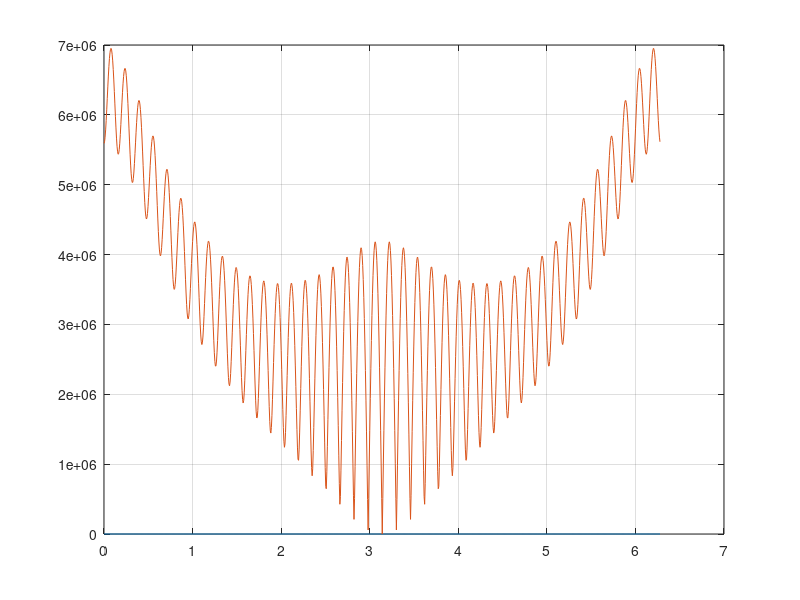

Reproduce this figure in MATLAB.
clc, clear, close all
% esquerda (|z| < r1)
% direita (|z| > r1) 
% bilateral (r1 < |z| < r2
% - exterior define a parte esquerda
% - interior define a parte direita
%% Problema 1 
den=conv(conv([1 1/2],[1 -1/2 1/4]),[1 -2]);
num=[6 -11/2 -3/4 -1/8];
abs(roots(den))
%% a)
% Numero de ROCs distintas é sempre N+1
hold on
zplane(num,den)
axis equal
w=linspace(0,2*pi,100);
x1=cos(w)/2;y1=sin(w)/2;
x2=2*cos(w);y2=2*sin(w);
plot(x1,y1,'r--',x2,y2,'r--')
xlim([-3 3])
ylim([-3 3])
hold off
%% c)
[R,P,K]=residuez(num,den);
%% d)
%notar que K tem dois valores. Logo:
n=-20:-1;
xneg = -R(1)*P(1).^n;
n=0:20;
xpos=R(2)*P(2).^n+R(3)*P(3).^n+R(4)*P(4).^n;
x=[xneg real(xpos)];
stem(-20:20,x,'filled')
%% e)
[X w]=freqz(num,den,1024,'whole');
X1=fft(x,1024);
plot(w,abs(X),w,abs(X1)),grid
